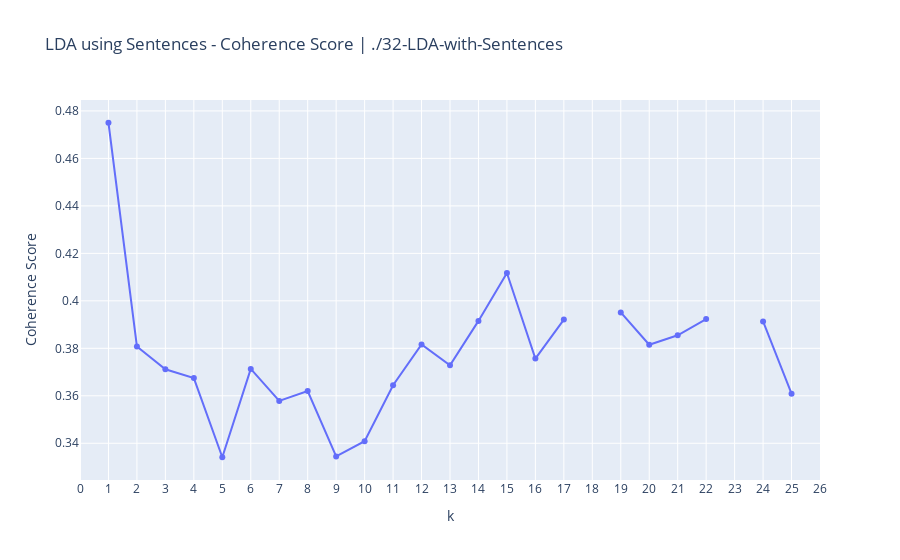

Notebook code for this chart:
### Code cell
import plotly.express as px

fig_1 = px.line(
    coherence_scores_df, 
    x='k', 
    y='Coherence Score', 
    title=f"LDA using Sentences - Coherence Score | {working_directory}\n"
)

# add markers for each point
fig_1.update_traces(mode='lines+markers')

# extend the limits of the x-axis from 0 to 16
fig_1.update_xaxes(range=[0, max_topics + 1])

# show all numbers on the x-axis
fig_1.update_layout(xaxis=dict(tickmode='linear'))

# write the graph to a file in the working directory
fig_1.write_html(f"{working_directory}/lda_using_sentences_coherence_scores_chart.html")

# show the plot
fig_1.show()

### Figure 1 — Plotly figure (JSON) as saved in the notebook; plotly's stock layout.template omitted (floating-point values rounded to 4 significant figures)
{"data": [{"hovertemplate": "k=%{x}<br>Coherence Score=%{y}<extra></extra>", "legendgroup": "", "line": {"color": "#636efa", "dash": "solid"}, "marker": {"symbol": "circle"}, "mode": "lines+markers", "name": "", "orientation": "v", "showlegend": false, "type": "scatter", "x": [1, 2, 3, 4, 5, 6, 7, 8, 9, 10, 11, 12, 13, 14, 15, 16, 17, 18, 19, 20, 21, 22, 23, 24, 25], "xaxis": "x", "y": [0.475, 0.3808, 0.3712, 0.3675, 0.3341, 0.3713, 0.3578, 0.362, 0.3345, 0.3409, 0.3644, 0.3816, 0.3729, 0.3916, 0.4117, 0.3757, 0.3921, null, 0.3951, 0.3815, 0.3855, 0.3923, null, 0.3913, 0.3609], "yaxis": "y"}], "layout": {"legend": {"tracegroupgap": 0}, "title": {"text": "LDA using Sentences - Coherence Score | ./32-LDA-with-Sentences\n"}, "xaxis": {"anchor": "y", "domain": [0, 1], "range": [0, 26], "tickmode": "linear", "title": {"text": "k"}, "type": "linear"}, "yaxis": {"anchor": "x", "autorange": true, "domain": [0, 1], "range": [0.3225, 0.4866], "title": {"text": "Coherence Score"}, "type": "linear"}}}
